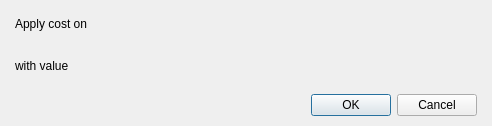
<?xml version="1.0" encoding="UTF-8"?>
<ui version="4.0">
 <class>DialogSystemCost</class>
 <widget class="QDialog" name="DialogSystemCost">
  <property name="geometry">
   <rect>
    <x>0</x>
    <y>0</y>
    <width>492</width>
    <height>124</height>
   </rect>
  </property>
  <property name="windowTitle">
   <string>Cost...</string>
  </property>
  <layout class="QGridLayout" name="gridLayout_2">
   <property name="leftMargin">
    <number>15</number>
   </property>
   <property name="topMargin">
    <number>10</number>
   </property>
   <property name="rightMargin">
    <number>15</number>
   </property>
   <property name="bottomMargin">
    <number>10</number>
   </property>
   <item row="0" column="0">
    <layout class="QVBoxLayout" name="verticalLayout">
     <property name="spacing">
      <number>15</number>
     </property>
     <item>
      <layout class="QGridLayout" name="gridLayout">
       <item row="0" column="0">
        <widget class="QLabel" name="label">
         <property name="text">
          <string>Apply cost on </string>
         </property>
        </widget>
       </item>
       <item row="0" column="1" colspan="2">
        <widget class="PanelDamagesKind" name="panelDamagesKind" native="true">
         <property name="minimumSize">
          <size>
           <width>350</width>
           <height>27</height>
          </size>
         </property>
         <property name="maximumSize">
          <size>
           <width>350</width>
           <height>27</height>
          </size>
         </property>
        </widget>
       </item>
       <item row="0" column="3">
        <spacer name="horizontalSpacer_2">
         <property name="orientation">
          <enum>Qt::Horizontal</enum>
         </property>
         <property name="sizeHint" stdset="0">
          <size>
           <width>40</width>
           <height>20</height>
          </size>
         </property>
        </spacer>
       </item>
       <item row="1" column="0">
        <widget class="QLabel" name="label_2">
         <property name="text">
          <string>with value</string>
         </property>
        </widget>
       </item>
       <item row="1" column="1">
        <widget class="PanelPrimitiveValue" name="panelPrimitiveValue" native="true">
         <property name="minimumSize">
          <size>
           <width>250</width>
           <height>27</height>
          </size>
         </property>
         <property name="maximumSize">
          <size>
           <width>250</width>
           <height>27</height>
          </size>
         </property>
        </widget>
       </item>
       <item row="1" column="2" colspan="2">
        <spacer name="horizontalSpacer">
         <property name="orientation">
          <enum>Qt::Horizontal</enum>
         </property>
         <property name="sizeHint" stdset="0">
          <size>
           <width>148</width>
           <height>20</height>
          </size>
         </property>
        </spacer>
       </item>
      </layout>
     </item>
     <item>
      <widget class="QDialogButtonBox" name="buttonBox">
       <property name="orientation">
        <enum>Qt::Horizontal</enum>
       </property>
       <property name="standardButtons">
        <set>QDialogButtonBox::Cancel|QDialogButtonBox::Ok</set>
       </property>
      </widget>
     </item>
    </layout>
   </item>
  </layout>
 </widget>
 <customwidgets>
  <customwidget>
   <class>PanelDamagesKind</class>
   <extends>QWidget</extends>
   <header>paneldamageskind.h</header>
   <container>1</container>
  </customwidget>
  <customwidget>
   <class>PanelPrimitiveValue</class>
   <extends>QWidget</extends>
   <header>panelprimitivevalue.h</header>
   <container>1</container>
  </customwidget>
 </customwidgets>
 <resources/>
 <connections>
  <connection>
   <sender>buttonBox</sender>
   <signal>accepted()</signal>
   <receiver>DialogSystemCost</receiver>
   <slot>accept()</slot>
   <hints>
    <hint type="sourcelabel">
     <x>248</x>
     <y>254</y>
    </hint>
    <hint type="destinationlabel">
     <x>157</x>
     <y>274</y>
    </hint>
   </hints>
  </connection>
  <connection>
   <sender>buttonBox</sender>
   <signal>rejected()</signal>
   <receiver>DialogSystemCost</receiver>
   <slot>reject()</slot>
   <hints>
    <hint type="sourcelabel">
     <x>316</x>
     <y>260</y>
    </hint>
    <hint type="destinationlabel">
     <x>286</x>
     <y>274</y>
    </hint>
   </hints>
  </connection>
 </connections>
</ui>
